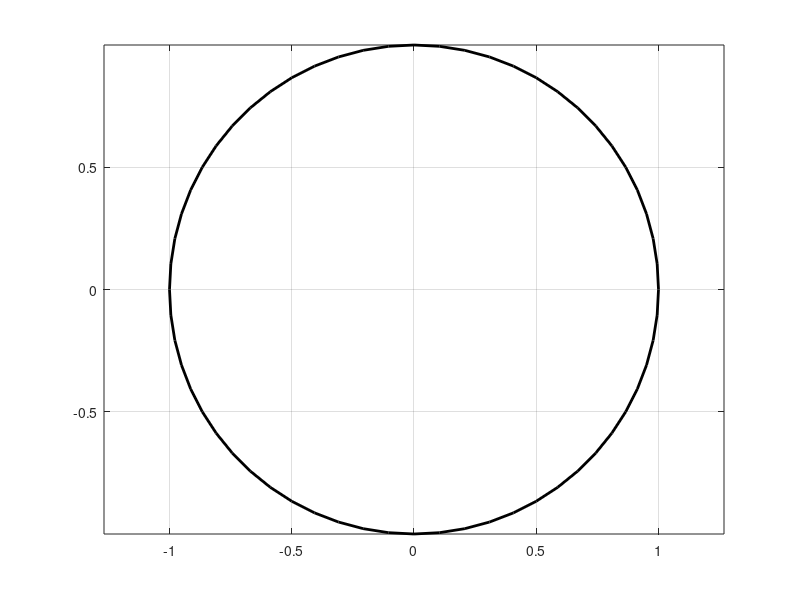

Write MATLAB code to recreate this figure. (Note: this script raises an error after producing the figure.)
clc; clear all; close all;

r = 1;
c = [0 0];
pos = [c-r 2*r 2*r];

%create circle
rectangle('Position',pos,'Curvature',[1 1],'LineWidth',2)
grid on
hold on 
box on
axis equal

for i=1:50000
    [x0,y0]=ramdompoint_test;
    
%      x0=-0.5;
%      y0=-0.5;

     [x,y,d_c,v_c]=costaway(x0,y0);
     [d_s,v_s] = shark(x,y);
    
%    v_c=(1-sqrt(x0^2+y0^2));
%    v_s=abs((atan2(y0,x0))/4);
    
%     captura=v_s-v_c
    captura=v_s-v_c;
    
    if(captura < 0 && captura > -0.01)
            
         plot(x0,y0,'k.')
         hold on  
    end 
    if(captura < -0.01)
        plot(x0,y0,'r*')
        hold on  
    end 
    if(captura > 0)
        plot(x0,y0,'g*')
        hold on  
    end 
end 

legend('Island boundary','Start limit','Safe region','Unsafe region')
